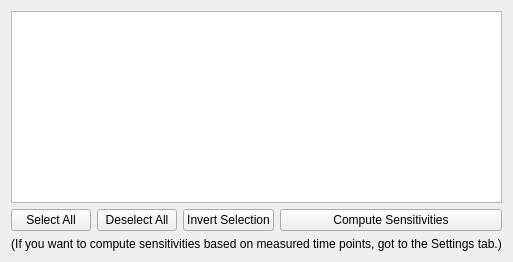
          <widget class="QWidget" name="tabSensitivity">
           <attribute name="title">
            <string>&amp;Sensitivity</string>
           </attribute>
           <layout class="QHBoxLayout" name="horizontalLayout_14">
            <item>
             <layout class="QVBoxLayout" name="verticalLayout_2">
              <item>
               <widget class="QTableView" name="sensitivityTableView"/>
              </item>
              <item>
               <layout class="QHBoxLayout" name="horizontalLayout_13">
                <item>
                 <widget class="QPushButton" name="buttonSelectAllSensitivity">
                  <property name="text">
                   <string>Select All</string>
                  </property>
                 </widget>
                </item>
                <item>
                 <widget class="QPushButton" name="buttonDeselectAllSensitivity">
                  <property name="text">
                   <string>Deselect All</string>
                  </property>
                 </widget>
                </item>
                <item>
                 <widget class="QPushButton" name="buttonInvertSelectionSensitivity">
                  <property name="text">
                   <string>Invert Selection</string>
                  </property>
                 </widget>
                </item>
                <item>
                 <widget class="QPushButton" name="computeSensitivitiesButton">
                  <property name="sizePolicy">
                   <sizepolicy hsizetype="Expanding" vsizetype="Fixed">
                    <horstretch>0</horstretch>
                    <verstretch>0</verstretch>
                   </sizepolicy>
                  </property>
                  <property name="text">
                   <string>Compute Sensitivities</string>
                  </property>
                 </widget>
                </item>
               </layout>
              </item>
              <item>
               <widget class="QLabel" name="labelSensitivitiesText">
                <property name="text">
                 <string>(If you want to compute sensitivities based on measured time points, got to the Settings tab.)</string>
                </property>
                <property name="alignment">
                 <set>Qt::AlignCenter</set>
                </property>
               </widget>
              </item>
             </layout>
            </item>
           </layout>
          </widget>
